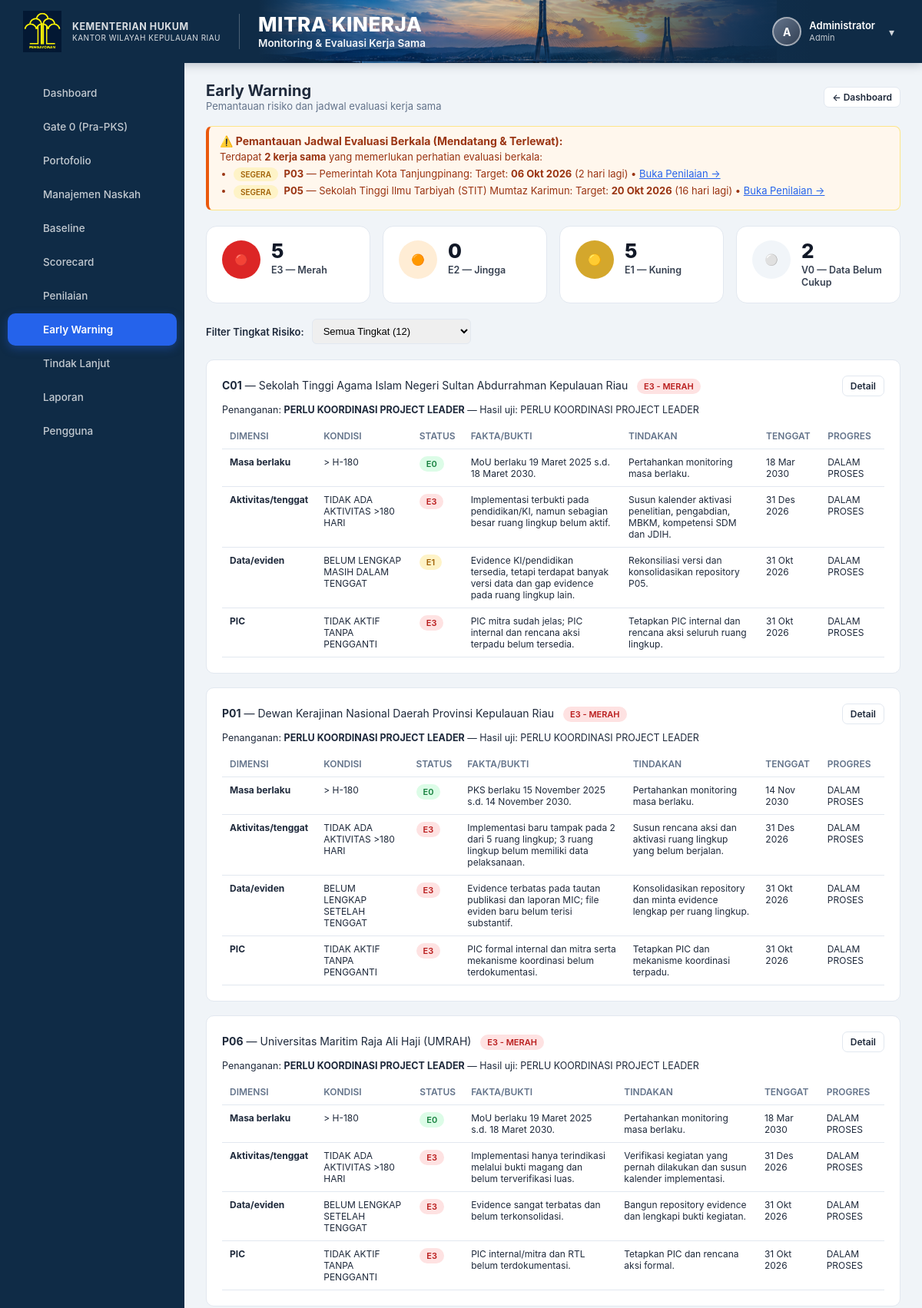
Page /early_warning.php (signed in, upper part) on the committed database.
### tables this page shows
CREATE TABLE `users` (
  `id` int(11) NOT NULL AUTO_INCREMENT,
  `nama` varchar(150) NOT NULL,
  `username` varchar(50) NOT NULL,
  `password_hash` varchar(255) NOT NULL,
  `role` enum('admin','pemeriksa','validator','pimpinan','pengampu','pic') NOT NULL,
  `aktif` tinyint(1) NOT NULL DEFAULT 1,
  `created_at` timestamp NOT NULL DEFAULT current_timestamp(),
  PRIMARY KEY (`id`),
  UNIQUE KEY `username` (`username`)
);

CREATE TABLE `mitra_kinerja` (
  `id` int(11) NOT NULL AUTO_INCREMENT,
  `kode` varchar(5) NOT NULL,
  `portofolio` enum('Pilot Utama','Cadangan') NOT NULL,
  `nama_mitra` varchar(255) NOT NULL,
  `judul` text DEFAULT NULL,
  `jenis` enum('PKS','MoU') NOT NULL,
  `bidang` enum('AHU','KI','P3H','PPL','Keuangan','Humas','SDM') DEFAULT 'AHU',
  `pks_induk_id` int(11) DEFAULT NULL,
  `tanggal_mulai` date DEFAULT NULL,
  `tanggal_berakhir` date DEFAULT NULL,
  `status_tanggal` enum('TERVERIFIKASI','BELUM TERVERIFIKASI') NOT NULL DEFAULT 'BELUM TERVERIFIKASI',
  `evaluasi_per_tahun` int(11) NOT NULL DEFAULT 4,
  `baseline_status` enum('BELUM DIISI','DALAM PROSES','TERVERIFIKASI / DIKUNCI') NOT NULL DEFAULT 'BELUM DIISI',
  `baseline_locked_at` datetime DEFAULT NULL,
  `baseline_locked_by` int(11) DEFAULT NULL,
  `baseline_pemeriksa` varchar(255) DEFAULT NULL,
  `baseline_catatan_ringkasan` text DEFAULT NULL,
  `cutoff_date` date DEFAULT NULL,
  `sumber_baseline` varchar(255) DEFAULT NULL,
  `pic_internal` varchar(255) DEFAULT NULL,
  `pic_mitra` varchar(255) DEFAULT NULL,
  `pic_focal_point` varchar(255) DEFAULT NULL,
  `file_naskah` varchar(255) DEFAULT NULL,
  `foto_kerjasama` varchar(255) DEFAULT NULL,
  `pemeriksa_id` int(11) DEFAULT NULL,
  `tanggal_review` date DEFAULT NULL,
  `status_scorecard` varchar(50) NOT NULL DEFAULT 'BELUM DINILAI',
  `posisi_portofolio` varchar(150) NOT NULL DEFAULT 'BELUM DAPAT DITENTUKAN',
  `rekomendasi` text DEFAULT NULL,
  `created_at` timestamp NOT NULL DEFAULT current_timestamp(),
  `updated_at` timestamp NOT NULL DEFAULT current_timestamp() ON UPDATE current_timestamp(),
  PRIMARY KEY (`id`),
  UNIQUE KEY `kode` (`kode`),
  KEY `pemeriksa_id` (`pemeriksa_id`),
  KEY `fk_mitra_induk` (`pks_induk_id`),
  CONSTRAINT `fk_mitra_induk` FOREIGN KEY (`pks_induk_id`) REFERENCES `mitra_kinerja` (`id`) ON DELETE SET NULL,
  CONSTRAINT `mitra_kinerja_ibfk_1` FOREIGN KEY (`pemeriksa_id`) REFERENCES `users` (`id`) ON DELETE SET NULL
);

CREATE TABLE `early_warning` (
  `id` int(11) NOT NULL AUTO_INCREMENT,
  `mitra_id` int(11) NOT NULL,
  `dimensi` enum('Masa berlaku','Aktivitas/tenggat','Data/eviden','PIC') NOT NULL,
  `kondisi` varchar(150) DEFAULT NULL,
  `status` enum('E0','E1','E2','E3','V0') NOT NULL DEFAULT 'V0',
  `fakta_bukti` text DEFAULT NULL,
  `tindakan` text DEFAULT NULL,
  `pic` varchar(150) DEFAULT NULL,
  `tenggat` date DEFAULT NULL,
  `progres` enum('BELUM MULAI','DALAM PROSES','SELESAI') NOT NULL DEFAULT 'BELUM MULAI',
  `updated_at` timestamp NOT NULL DEFAULT current_timestamp() ON UPDATE current_timestamp(),
  PRIMARY KEY (`id`),
  UNIQUE KEY `uq_mitra_dimensi` (`mitra_id`,`dimensi`),
  CONSTRAINT `early_warning_ibfk_1` FOREIGN KEY (`mitra_id`) REFERENCES `mitra_kinerja` (`id`) ON DELETE CASCADE
);

### early_warning.php (the view, shortened to what the rows shown need)
<?php
require_once __DIR__ . '/includes/auth.php';
require_once __DIR__ . '/includes/data.php';
requireLogin();
$pdo = getDB();
$all = getAllMitraSummary($pdo);
$warningData = [];
foreach ($all as $s) {
    $wLabel = $s['warning']['label'];
    $status = $s['warning']['status'];
    if ($status !== 'E0') {
        $warningData[] = [
            'kode' => $s['mitra']['kode'],
            'nama_mitra' => $s['mitra']['nama_mitra'],
            'tanggal_berakhir' => $s['mitra']['tanggal_berakhir'] ?? null,
            'warning_label' => $wLabel,
            'warning_status' => $status,
            'tingkat' => $s['warning']['tingkat_penanganan'],
            'hasil_uji' => $s['hasil_uji'],
            'rows' => $s['warning_rows'],
            'id' => $s['mitra']['id'],
        ];
    }
}
$severityOrder = ['E3' => 4, 'E2' => 3, 'E1' => 2, 'V0' => 1, 'E0' => 0];
usort($warningData, fn($a, $b) => ($severityOrder[$b['warning_status']] ?? -1) <=> ($severityOrder[$a['warning_status']] ?? -1));
$filterStatus = trim($_GET['status'] ?? '');
if ($filterStatus !== '' && in_array($filterStatus, ['E3', 'E2', 'E1', 'V0'], true)) {
    $warningDataFiltered = array_filter($warningData, fn($w) => $w['warning_status'] === $filterStatus);
} else {
    $warningDataFiltered = $warningData;
}
require __DIR__ . '/includes/header.php';
?>
<div class="flex-between" style="margin-bottom:18px;">
    <div>
        <h1 style="margin:0;font-size:20px;">Early Warning</h1>
    </div>
</div>
<?php
$monevAlerts = [];
foreach ($all as $s) {
    $hari = $s['monev']['hari_menuju_evaluasi'] ?? null;
    $targetTgl = $s['monev']['target_evaluasi_terdekat'] ?? null;
    if ($targetTgl !== null) {
        $isOverdue = ($hari !== null && $hari < 0);
        $isDueSoon = (!empty($s['monev']['warning_1_bulan']) || ($hari !== null && $hari >= 0 && $hari <= 30));
        if ($isOverdue || $isDueSoon) {
            $monevAlerts[] = [
                's' => $s,
                'is_overdue' => $isOverdue,
                'hari' => $hari,
                'target' => $targetTgl
            ];
        }
    }
}
?>
<?php if (!empty($monevAlerts)): ?>
<div class="alert alert-warning" style="margin-bottom:20px;border-left:4px solid #ea580c;background:#fff7ed;color:#9a3412;">
    <div style="font-size:13px;">
        <ul style="margin:6px 0 0 18px;padding:0;">
            <?php foreach ($monevAlerts as $ma):
                $ds = $ma['s'];
            ?>
            <li style="margin-bottom:4px;">
                <?php if ($ma['is_overdue']): ?>
                    <span class="badge badge-danger" style="font-size:10px;vertical-align:middle;margin-right:4px;">TERLEWAT</span>
                <?php else: ?>
                    <span class="badge badge-warning" style="font-size:10px;vertical-align:middle;margin-right:4px;">SEGERA</span>
                <?php endif; ?>
                <strong><?= h($ds['mitra']['kode']) ?></strong> &mdash; <?= h($ds['mitra']['nama_mitra']) ?>:
                Target: <strong><?= formatTanggal($ma['target']) ?></strong>
                <?php if ($ma['is_overdue']): ?>
                    <span style="color:#b91c1c;font-weight:600;">(Terlewat <?= abs((int)$ma['hari']) ?> hari yang lalu)</span>
                <?php else: ?>
                    (<?= (int)$ma['hari'] ?> hari lagi)
                <?php endif; ?>
                &bull;
                <a href="mitra_edit.php?id=<?= $ds['mitra']['id'] ?>" style="color:#2563eb;text-decoration:underline;">Buka Penilaian &rarr;</a>
            </li>
            <?php endforeach; ?>
        </ul>
    </div>
</div>
<?php endif; ?>
<?php if (empty($warningData)): ?>
<div class="card" style="text-align:center;padding:40px;">
    <div style="font-size:48px;margin-bottom:12px;">✅</div>
    <h2 style="color:var(--green);">Semua Naskah Dalam Kondisi Aman</h2>
    <p class="muted">Tidak ada naskah dengan status warning di atas E0 (Hijau)</p>
</div>
<?php else: ?>
<?php if (empty($warningDataFiltered)): ?>
    <div class="card" style="text-align:center;padding:30px;">
        <p class="muted" style="margin:0;">Tidak ada naskah yang cocok dengan filter yang dipilih.</p>
    </div>
<?php else: ?>
<?php foreach ($warningDataFiltered as $wd): ?>
<div class="card">
    <div class="flex-between" style="margin-bottom:10px;">
        <div>
            <strong><?= h($wd['kode']) ?></strong> — <?= h($wd['nama_mitra']) ?>
            <span class="badge badge-<?= warnaWarning($wd['warning_status']) ?>" style="margin-left:8px;"><?= h($wd['warning_label']) ?></span>
        </div>
        <a href="mitra_edit.php?id=<?= $wd['id'] ?>" class="btn btn-outline btn-sm">Detail</a>
    </div>
    <p style="margin:0 0 10px;font-size:12.5px;">Penanganan: <strong><?= h($wd['tingkat']) ?></strong> &mdash; Hasil uji: <?= h($wd['hasil_uji']) ?></p>
    <div class="table-wrap">
    <table style="font-size:12px;">
        <thead><tr><th>Dimensi</th><th>Kondisi</th><th>Status</th><th>Fakta/Bukti</th><th>Tindakan</th><th>Tenggat</th><th>Progres</th></tr></thead>
        <tbody>
        <?php foreach ($wd['rows'] as $r): ?>
            <?php
            $tenggatDisplay = formatTanggal($r['tenggat']);
            if (($tenggatDisplay === '-' || empty($r['tenggat'])) && stripos($r['dimensi'], 'Masa Berlaku') !== false && !empty($wd['tanggal_berakhir'])) {
                $tenggatDisplay = formatTanggal($wd['tanggal_berakhir']);
            }
            ?>
            <tr>
                <td><strong><?= h($r['dimensi']) ?></strong></td>
                <td><?= h($r['kondisi'] ?? '-') ?></td>
                <td><span class="badge badge-<?= warnaWarning($r['status']) ?>"><?= h($r['status']) ?></span></td>
                <td><?= h($r['fakta_bukti'] ?? '-') ?></td>
                <td><?= h($r['tindakan'] ?? '-') ?></td>
                <td><?= $tenggatDisplay ?></td>
                <td><?= h($r['progres'] ?? '-') ?></td>
            </tr>
        <?php endforeach; ?>
        </tbody>
    </table>
    </div>
</div>
<?php endforeach; ?>
<?php endif; ?>
<?php endif; ?>
<?php require __DIR__ . '/includes/footer.php'; ?>

### includes/header.php (shortened to what the rows shown need)
<?php
$user = currentUser();
$currentPage = basename($_SERVER['PHP_SELF'] ?? '', '.php');
$role = $user['role'] ?? 'pemeriksa';
$allNavItems = [
    ['page' => 'dashboard',      'label' => 'Dashboard',         'roles' => ['admin','pemeriksa','validator','pimpinan','pengampu','pic']],
    ['page' => 'gate0',          'label' => 'Gate 0 (Pra-PKS)',  'roles' => ['admin','pemeriksa','pimpinan','pengampu']],
    ['page' => 'portofolio',     'label' => 'Portofolio',        'roles' => ['admin','pemeriksa','validator','pimpinan','pengampu','pic']],
    ['page' => 'mitra_manage',   'label' => 'Manajemen Naskah',  'roles' => ['admin','pemeriksa','pengampu']],
    ['page' => 'baseline',       'label' => 'Baseline',          'roles' => ['admin','pemeriksa','validator','pimpinan','pengampu','pic']],
    ['page' => 'scorecard',      'label' => 'Scorecard',         'roles' => ['admin','pemeriksa','validator','pimpinan','pengampu','pic']],
    ['page' => 'mitra_validasi', 'label' => 'Penilaian',         'roles' => ['admin','pemeriksa','validator']],
    ['page' => 'early_warning',  'label' => 'Early Warning',     'roles' => ['admin','pemeriksa','validator','pimpinan','pengampu','pic']],
    ['page' => 'tindak_lanjut',  'label' => 'Tindak Lanjut',     'roles' => ['admin','pemeriksa','validator','pimpinan','pengampu','pic']],
    ['page' => 'laporan',        'label' => 'Laporan',           'roles' => ['admin','pemeriksa','validator','pimpinan','pengampu','pic']],
];
$navItems = array_filter($allNavItems, fn($n) => in_array($role, $n['roles'], true));
$initials = '';
if ($user) {
    $parts = preg_split('/\s+/', trim($user['nama']));
    $initials = strtoupper(substr($parts[0], 0, 1));
}
?>
<!DOCTYPE html>
<html lang="id">
<head>
<link rel="stylesheet" href="public/css/style.css?v=<?= filemtime(__DIR__ . '/../public/css/style.css') ?>">
</head>
<body>
<?php if ($user): ?>
<div class="app-layout">
<div class="app-layout-main">
    <aside class="sidebar">
        <nav class="sidebar-nav">
            <?php foreach ($navItems as $nav): ?>
            <a href="<?= $nav['page'] ?>.php" class="<?= $currentPage === $nav['page'] ? 'active' : '' ?>">
                <span class="nav-icon"><?= $icons[$nav['page']] ?? '' ?></span><span><?= $nav['label'] ?></span>
            </a>
            <?php endforeach; ?>
            <?php if ($user['role'] === 'admin'): ?>
            <a href="users_list.php" class="<?= $currentPage === 'users_list' ? 'active' : '' ?>">
                <span class="nav-icon"><?= $icons['users_list'] ?? '' ?></span><span>Pengguna</span>
            </a>
            <?php endif; ?>
        </nav>
    </aside>
    <div class="app-content">
        <header class="app-hero">
            <div class="hero-left">
                <div class="hero-logo-block">
                    <div class="hero-logo-badge">
                        <img src="public/img/logo-hukum.png" alt="Logo Hukum">
                    </div>
                    <div class="hero-instansi">
                        <strong>KEMENTERIAN HUKUM</strong>
                        <span>KANTOR WILAYAH KEPULAUAN RIAU</span>
                    </div>
                </div>
                <div class="hero-titles">
                    <div class="hero-title">MITRA KINERJA</div>
                    <div class="hero-subtitle">Monitoring &amp; Evaluasi Kerja Sama</div>
                </div>
            </div>
            <div class="hero-right">
                <div class="header-user">
                    <div class="user-avatar"><?= h($initials) ?></div>
                    <div class="user-info">
                        <div class="user-name"><?= h($user['nama']) ?></div>
                        <div class="user-role"><?= h(ucfirst($user['role'])) ?></div>
                    </div>
                    <form method="POST" action="logout.php" style="display:inline;margin:0;padding:0;" onsubmit="return confirm('Apakah Anda yakin ingin keluar dari akun?');">
                        <button type="submit" class="btn-logout" title="Keluar / Logout" style="background:none;border:none;cursor:pointer;font:inherit;line-height:inherit;display:inline-flex;align-items:center;">▾</button>
                    </form>
                </div>
            </div>
        </header>
        <div class="page-body">
<?php else: ?>
<div class="page-body">
<?php endif; ?>

### rows in the picture
users: nama "A", nama "Administrator", role "Admin"
mitra_kinerja: kode "P03", nama_mitra "Pemerintah Kota Tanjungpinang", target "06 Okt 2026", hari "2"
mitra_kinerja: kode "P05", nama_mitra "Sekolah Tinggi Ilmu Tarbiyah (STIT) Mumtaz Karimun", target "20 Okt 2026", hari "16"
mitra_kinerja: kode "C01", nama_mitra "Sekolah Tinggi Agama Islam Negeri Sultan Abdurrahman Kepulauan Riau", warning_label "E3 - MERAH", tingkat "PERLU KOORDINASI PROJECT LEADER", hasil_uji "PERLU KOORDINASI PROJECT LEADER"
early_warning: dimensi "Masa berlaku", kondisi "> H-180", status "E0", fakta_bukti "MoU berlaku 19 Maret 2025 s.d. 18 Maret 2030.", tindakan "Pertahankan monitoring masa berlaku.", mitra.tanggal_berakhir "18 Mar 2030", progres "DALAM PROSES"
early_warning: dimensi "Aktivitas/tenggat", kondisi "TIDAK ADA AKTIVITAS >180 HARI", status "E3", fakta_bukti "Implementasi terbukti pada pendidikan/KI, namun sebagian besar ruang lingkup belum aktif.", tindakan "Susun kalender aktivasi penelitian, pengabdian, MBKM, kompetensi SDM dan JDIH.", tenggat "31 Des 2026", progres "DALAM PROSES"
early_warning: dimensi "Data/eviden", kondisi "BELUM LENGKAP MASIH DALAM TENGGAT", status "E1", fakta_bukti "Evidence KI/pendidikan tersedia, tetapi terdapat banyak versi data dan gap evidence pada ruang lingkup lain.", tindakan "Rekonsiliasi versi dan konsolidasikan repository P05.", tenggat "31 Okt 2026", progres "DALAM PROSES"
early_warning: dimensi "PIC", kondisi "TIDAK AKTIF TANPA PENGGANTI", status "E3", fakta_bukti "PIC mitra sudah jelas; PIC internal dan rencana aksi terpadu belum tersedia.", tindakan "Tetapkan PIC internal dan rencana aksi seluruh ruang lingkup.", tenggat "31 Okt 2026", progres "DALAM PROSES"
mitra_kinerja: kode "P01", nama_mitra "Dewan Kerajinan Nasional Daerah Provinsi Kepulauan Riau", warning_label "E3 - MERAH", tingkat "PERLU KOORDINASI PROJECT LEADER", hasil_uji "PERLU KOORDINASI PROJECT LEADER"
early_warning: dimensi "Masa berlaku", kondisi "> H-180", status "E0", fakta_bukti "PKS berlaku 15 November 2025 s.d. 14 November 2030.", tindakan "Pertahankan monitoring masa berlaku.", mitra.tanggal_berakhir "14 Nov 2030", progres "DALAM PROSES"
early_warning: dimensi "Aktivitas/tenggat", kondisi "TIDAK ADA AKTIVITAS >180 HARI", status "E3", fakta_bukti "Implementasi baru tampak pada 2 dari 5 ruang lingkup; 3 ruang lingkup belum memiliki data pelaksanaan.", tindakan "Susun rencana aksi dan aktivasi ruang lingkup yang belum berjalan.", tenggat "31 Des 2026", progres "DALAM PROSES"
early_warning: dimensi "Data/eviden", kondisi "BELUM LENGKAP SETELAH TENGGAT", status "E3", fakta_bukti "Evidence terbatas pada tautan publikasi dan laporan MIC; file eviden baru belum terisi substantif.", tindakan "Konsolidasikan repository dan minta evidence lengkap per ruang lingkup.", tenggat "31 Okt 2026", progres "DALAM PROSES"
early_warning: dimensi "PIC", kondisi "TIDAK AKTIF TANPA PENGGANTI", status "E3", fakta_bukti "PIC formal internal dan mitra serta mekanisme koordinasi belum terdokumentasi.", tindakan "Tetapkan PIC dan mekanisme koordinasi terpadu.", tenggat "31 Okt 2026", progres "DALAM PROSES"
mitra_kinerja: kode "P06", nama_mitra "Universitas Maritim Raja Ali Haji (UMRAH)", warning_label "E3 - MERAH", tingkat "PERLU KOORDINASI PROJECT LEADER", hasil_uji "PERLU KOORDINASI PROJECT LEADER"
early_warning: dimensi "Masa berlaku", kondisi "> H-180", status "E0", fakta_bukti "MoU berlaku 19 Maret 2025 s.d. 18 Maret 2030.", tindakan "Pertahankan monitoring masa berlaku.", mitra.tanggal_berakhir "18 Mar 2030", progres "DALAM PROSES"
early_warning: dimensi "Aktivitas/tenggat", kondisi "TIDAK ADA AKTIVITAS >180 HARI", status "E3", fakta_bukti "Implementasi hanya terindikasi melalui bukti magang dan belum terverifikasi luas.", tindakan "Verifikasi kegiatan yang pernah dilakukan dan susun kalender implementasi.", tenggat "31 Des 2026", progres "DALAM PROSES"
early_warning: dimensi "Data/eviden", kondisi "BELUM LENGKAP SETELAH TENGGAT", status "E3", fakta_bukti "Evidence sangat terbatas dan belum terkonsolidasi.", tindakan "Bangun repository evidence dan lengkapi bukti kegiatan.", tenggat "31 Okt 2026", progres "DALAM PROSES"
early_warning: dimensi "PIC", kondisi "TIDAK AKTIF TANPA PENGGANTI", status "E3", fakta_bukti "PIC internal/mitra dan RTL belum terdokumentasi.", tindakan "Tetapkan PIC dan rencana aksi formal.", tenggat "31 Okt 2026", progres "DALAM PROSES"

### other values in the picture
$nav['label'] "Dashboard"
$nav['label'] "Gate 0 (Pra-PKS)"
$nav['label'] "Portofolio"
$nav['label'] "Manajemen Naskah"
$nav['label'] "Baseline"
$nav['label'] "Scorecard"
$nav['label'] "Penilaian"
$nav['label'] "Early Warning"
$nav['label'] "Tindak Lanjut"
$nav['label'] "Laporan"
count($monevAlerts) "2"
$e3Count "5"
$e2Count "0"
$e1Count "5"
$v0Count "2"
